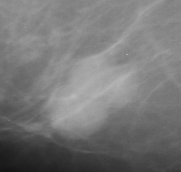
%> input picture mdb005.bmp, 181 x 172 px
$ octave fuzzy_v3.m   (GNU Octave 9; MATLAB toolbox functions it lacks are replaced by stand-ins)
%> lines starting %> are read from the running program, lines starting %| are printed output that depends on the picture; in (x1, y1, x2, y2) boxes, pixels count from 0 and x2, y2 are one past the last pixel; in counts of white or black regions, pixels touching at a corner belong together; the program's own positions count from 1
%aqui tem a parte de criação dos elementos, que no código já tem alguns
image = imread('mdb005.bmp');
%> image is the input picture: size 172x181 uint8; min 19, max 187, mean 119.4
[linha, coluna] = size(image);
%> linha = 172; coluna = 181

h = fspecial('gaussian');
image = imfilter(image,h);

maximo = 0;
alpha = 4; %parâmetro de espalhamento do numero fuzzy
W = 7; %tamanho da vizinhança
T = 0.7; %threshold

matriz_pertinencia = zeros(linha, coluna);
imgFinal = zeros(linha, coluna);
row=linha;
%> row = 172
col=coluna;
%> col = 181
for r =((W+1)/2):(row-((W-1)/2))
        for c =((W+1)/2):(col-((W-1)/2))
            soma = 0;
            for posx=-((W-1)/2):((W-1)/2)
                for posy=-((W-1)/2):((W-1)/2)
                   a = image(r+posx,c+posy);
                   temp = 1-(double(abs(a-image(r,c)))/alpha);
                   soma = soma + max(0,temp) ;

                end
            end
            matriz_pertinencia(r,c) = (soma-1)/((W^2)-1);

            if matriz_pertinencia(r,c)<=T
                imgFinal(r,c)=1;
            end
        end
    end
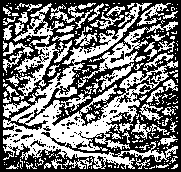
%> imgFinal: size 172x181 double; values 0 (black) and 1 (white), 46.4% white; 257 white regions (195 under 20 px), largest, box (x1, y1, x2, y2) and area: (3, 3, 178, 169) 7027, (78, 21, 178, 88) 902, (13, 40, 72, 101) 855
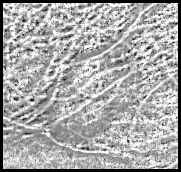
%> matriz_pertinencia: size 172x181 double; min 0, max 1, mean 0.656

imshow(imgFinal);

$ run again, with mdb001.bmp copied over mdb005.bmp
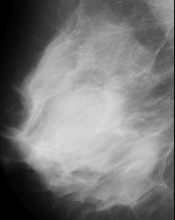
%> input picture mdb001.bmp, 175 x 220 px, shrunk from 423 x 531 before the run
%> image is the input picture: size 220x175 uint8; min 0, max 220, mean 120.4
%> after the loop `for r =((W+1)/2):(row-((W-1)/2))`:
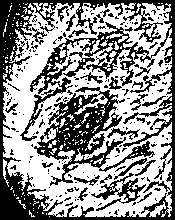
%> imgFinal: size 220x175 double; values 0 (black) and 1 (white), 56.6% white; 219 black regions (194 under 20 px), largest, box (x1, y1, x2, y2) and area: (0, 0, 175, 220) 10290, (34, 87, 155, 186) 3602, (91, 173, 146, 211) 543
%> after the loop `for r =((W+1)/2):(row-((W-1)/2))`:
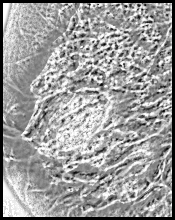
%> matriz_pertinencia: size 220x175 double; min 0, max 1, mean 0.615

$ run again, with mdb002.bmp copied over mdb005.bmp
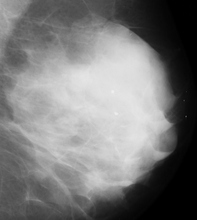
%> input picture mdb002.bmp, 197 x 220 px, shrunk from 485 x 543 before the run
%> image is the input picture: size 220x197 uint8; min 0, max 239, mean 121.2
%> after the loop `for r =((W+1)/2):(row-((W-1)/2))`:
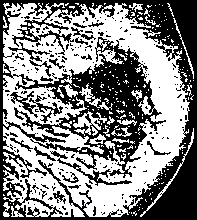
%> imgFinal: size 220x197 double; values 0 (black) and 1 (white), 52.5% white; 220 black regions (198 under 20 px), largest, box (x1, y1, x2, y2) and area: (0, 0, 197, 220) 17995, (50, 151, 132, 186) 366, (29, 95, 63, 123) 225
%> after the loop `for r =((W+1)/2):(row-((W-1)/2))`:
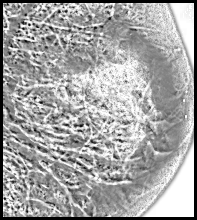
%> matriz_pertinencia: size 220x197 double; min 0, max 1, mean 0.644

$ run again, with mdb010.bmp copied over mdb005.bmp
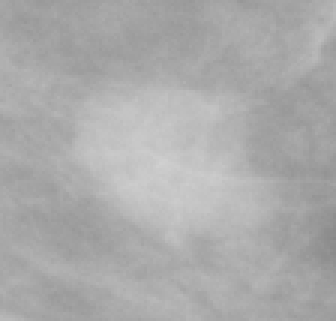
%> input picture mdb010.bmp, 112 x 107 px (shown 3 times larger)
%> image is the input picture: size 107x112 uint8; min 136, max 208, mean 171
%> after the loop `for r =((W+1)/2):(row-((W-1)/2))`:
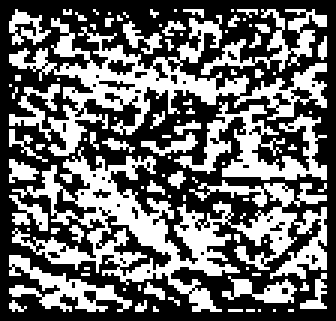
%> imgFinal: size 107x112 double (shown 3 times larger); values 0 (black) and 1 (white), 41.8% white; 91 white regions (74 under 20 px), largest, box (x1, y1, x2, y2) and area: (4, 49, 109, 104) 1792, (3, 5, 109, 52) 1293, (58, 34, 109, 60) 505
%> after the loop `for r =((W+1)/2):(row-((W-1)/2))`:
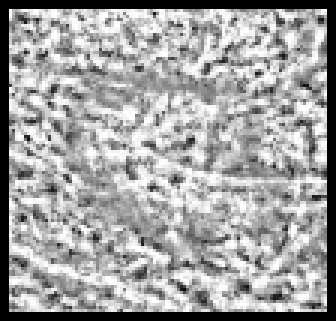
%> matriz_pertinencia: size 107x112 double (shown 3 times larger); min 0, max 1, mean 0.633
